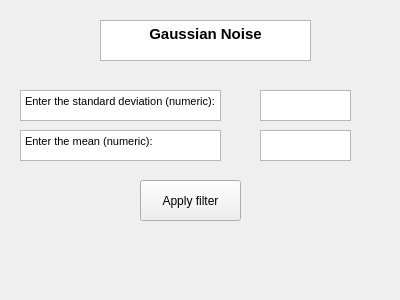
<?xml version="1.0" encoding="UTF-8"?>
<ui version="4.0">
 <class>GaussianNoisePage</class>
 <widget class="QWidget" name="GaussianNoisePage">
  <property name="geometry">
   <rect>
    <x>0</x>
    <y>0</y>
    <width>400</width>
    <height>300</height>
   </rect>
  </property>
  <property name="windowTitle">
   <string>Form</string>
  </property>
  <widget class="QPushButton" name="pushButton">
   <property name="geometry">
    <rect>
     <x>140</x>
     <y>180</y>
     <width>101</width>
     <height>41</height>
    </rect>
   </property>
   <property name="text">
    <string>Apply filter</string>
   </property>
  </widget>
  <widget class="QTextEdit" name="textEdit">
   <property name="geometry">
    <rect>
     <x>260</x>
     <y>90</y>
     <width>91</width>
     <height>31</height>
    </rect>
   </property>
  </widget>
  <widget class="QTextBrowser" name="textBrowser">
   <property name="geometry">
    <rect>
     <x>20</x>
     <y>90</y>
     <width>201</width>
     <height>31</height>
    </rect>
   </property>
   <property name="html">
    <string>&lt;!DOCTYPE HTML PUBLIC &quot;-//W3C//DTD HTML 4.0//EN&quot; &quot;http://www.w3.org/TR/REC-html40/strict.dtd&quot;&gt;
&lt;html&gt;&lt;head&gt;&lt;meta name=&quot;qrichtext&quot; content=&quot;1&quot; /&gt;&lt;style type=&quot;text/css&quot;&gt;
p, li { white-space: pre-wrap; }
&lt;/style&gt;&lt;/head&gt;&lt;body style=&quot; font-family:'MS Shell Dlg 2'; font-size:8.25pt; font-weight:400; font-style:normal;&quot;&gt;
&lt;p style=&quot; margin-top:0px; margin-bottom:0px; margin-left:0px; margin-right:0px; -qt-block-indent:0; text-indent:0px;&quot;&gt;Enter the standard deviation (numeric):&lt;/p&gt;&lt;/body&gt;&lt;/html&gt;</string>
   </property>
  </widget>
  <widget class="QTextBrowser" name="textBrowser_2">
   <property name="geometry">
    <rect>
     <x>100</x>
     <y>20</y>
     <width>211</width>
     <height>41</height>
    </rect>
   </property>
   <property name="html">
    <string>&lt;!DOCTYPE HTML PUBLIC &quot;-//W3C//DTD HTML 4.0//EN&quot; &quot;http://www.w3.org/TR/REC-html40/strict.dtd&quot;&gt;
&lt;html&gt;&lt;head&gt;&lt;meta name=&quot;qrichtext&quot; content=&quot;1&quot; /&gt;&lt;style type=&quot;text/css&quot;&gt;
p, li { white-space: pre-wrap; }
&lt;/style&gt;&lt;/head&gt;&lt;body style=&quot; font-family:'MS Shell Dlg 2'; font-size:8.25pt; font-weight:400; font-style:normal;&quot;&gt;
&lt;p align=&quot;center&quot; style=&quot; margin-top:0px; margin-bottom:0px; margin-left:0px; margin-right:0px; -qt-block-indent:0; text-indent:0px;&quot;&gt;&lt;span style=&quot; font-size:11pt; font-weight:600;&quot;&gt;Gaussian Noise&lt;/span&gt;&lt;/p&gt;&lt;/body&gt;&lt;/html&gt;</string>
   </property>
  </widget>
  <widget class="QTextBrowser" name="textBrowser_3">
   <property name="geometry">
    <rect>
     <x>20</x>
     <y>130</y>
     <width>201</width>
     <height>31</height>
    </rect>
   </property>
   <property name="html">
    <string>&lt;!DOCTYPE HTML PUBLIC &quot;-//W3C//DTD HTML 4.0//EN&quot; &quot;http://www.w3.org/TR/REC-html40/strict.dtd&quot;&gt;
&lt;html&gt;&lt;head&gt;&lt;meta name=&quot;qrichtext&quot; content=&quot;1&quot; /&gt;&lt;style type=&quot;text/css&quot;&gt;
p, li { white-space: pre-wrap; }
&lt;/style&gt;&lt;/head&gt;&lt;body style=&quot; font-family:'MS Shell Dlg 2'; font-size:8.25pt; font-weight:400; font-style:normal;&quot;&gt;
&lt;p style=&quot; margin-top:0px; margin-bottom:0px; margin-left:0px; margin-right:0px; -qt-block-indent:0; text-indent:0px;&quot;&gt;Enter the mean (numeric):&lt;/p&gt;&lt;/body&gt;&lt;/html&gt;</string>
   </property>
  </widget>
  <widget class="QTextEdit" name="textEdit_2">
   <property name="geometry">
    <rect>
     <x>260</x>
     <y>130</y>
     <width>91</width>
     <height>31</height>
    </rect>
   </property>
  </widget>
 </widget>
 <resources/>
 <connections/>
</ui>
